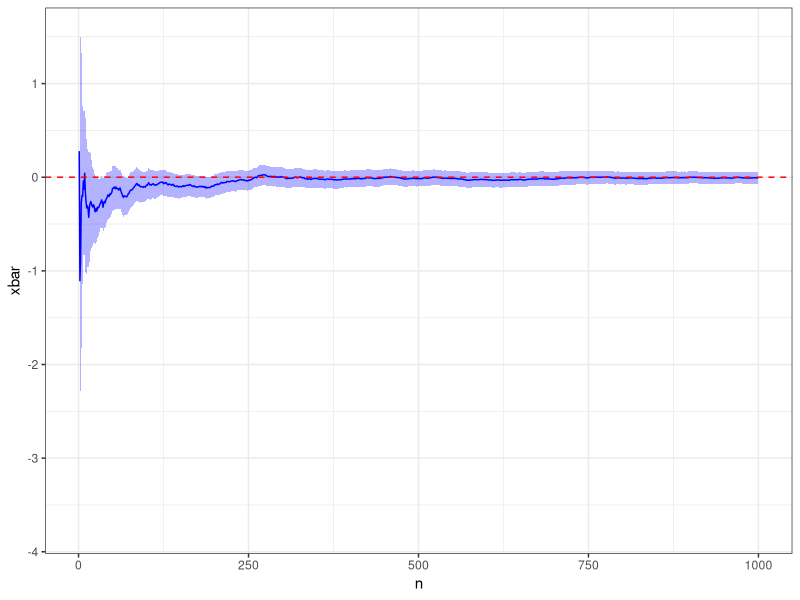
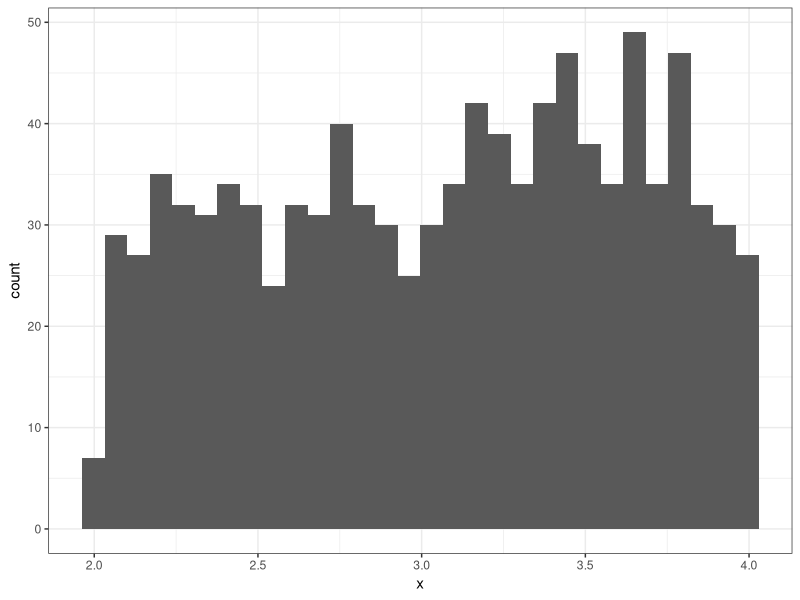
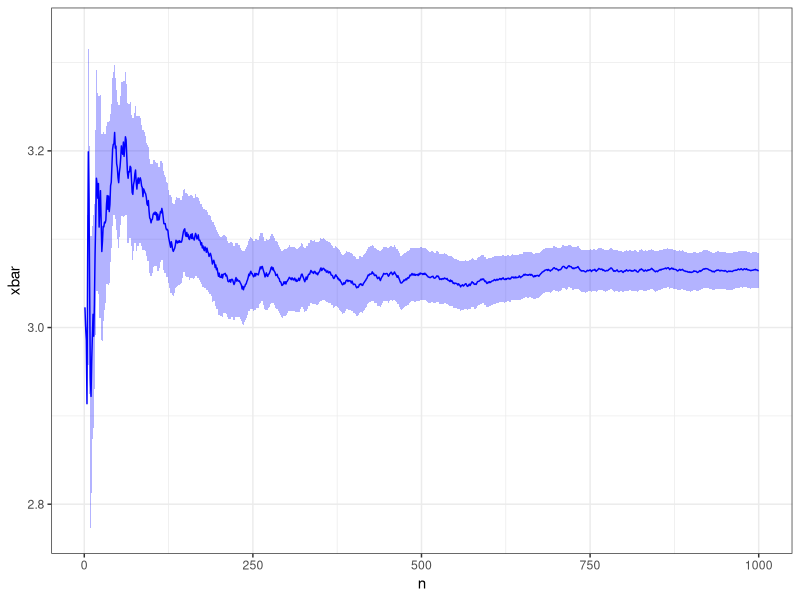
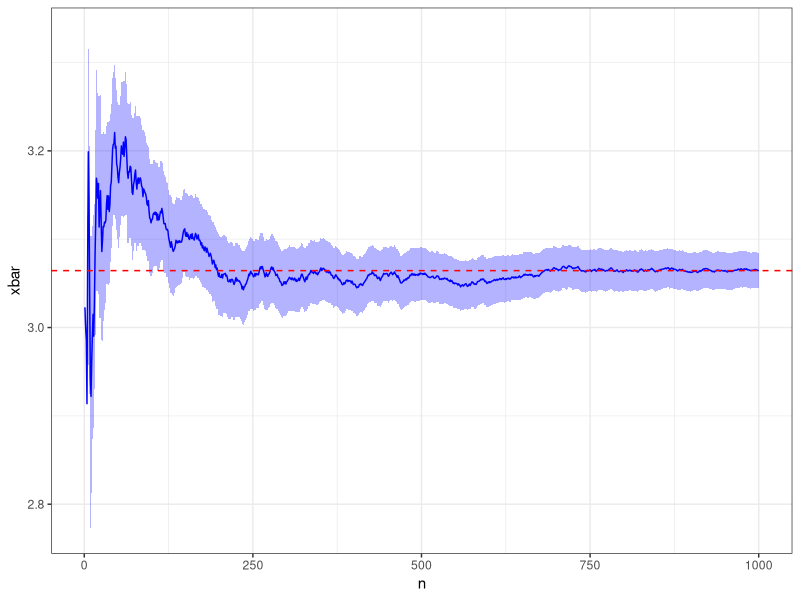
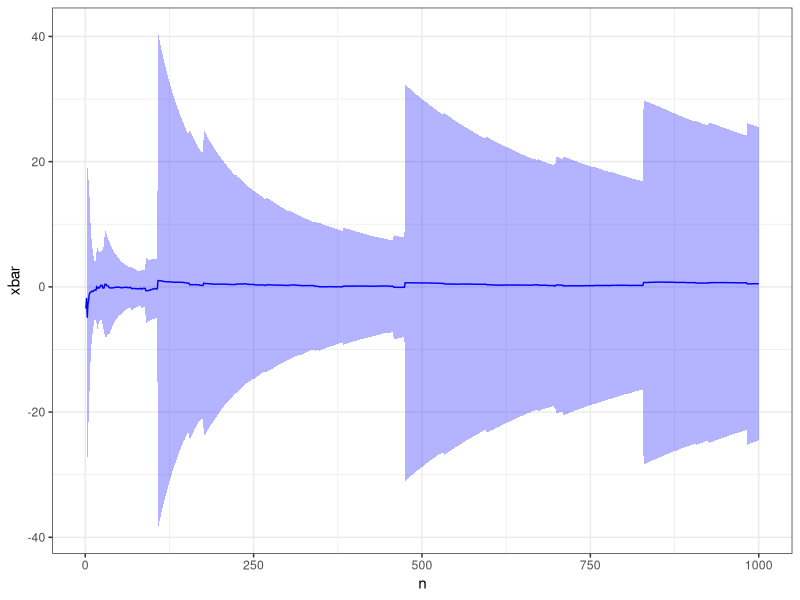
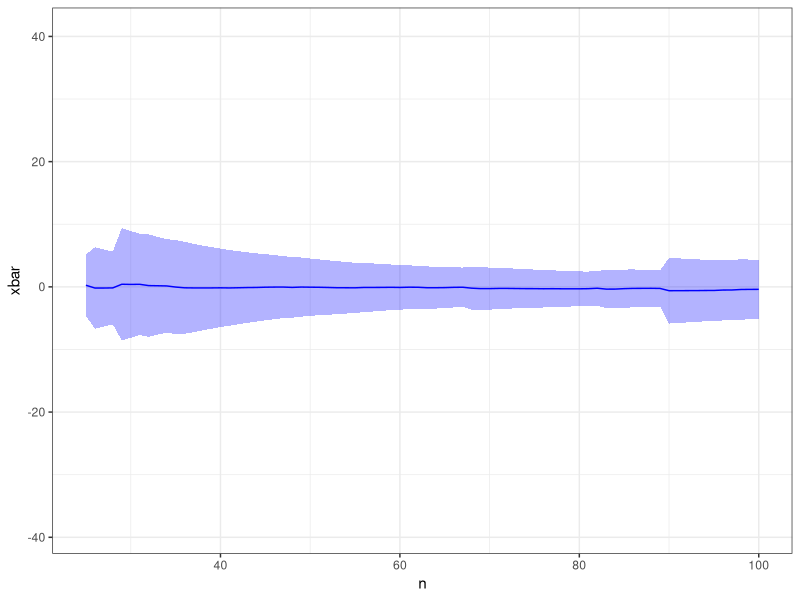
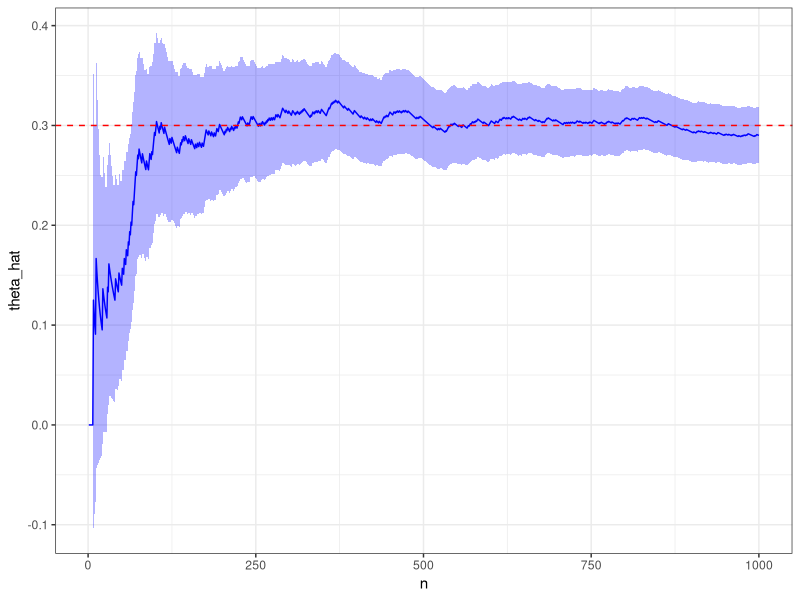
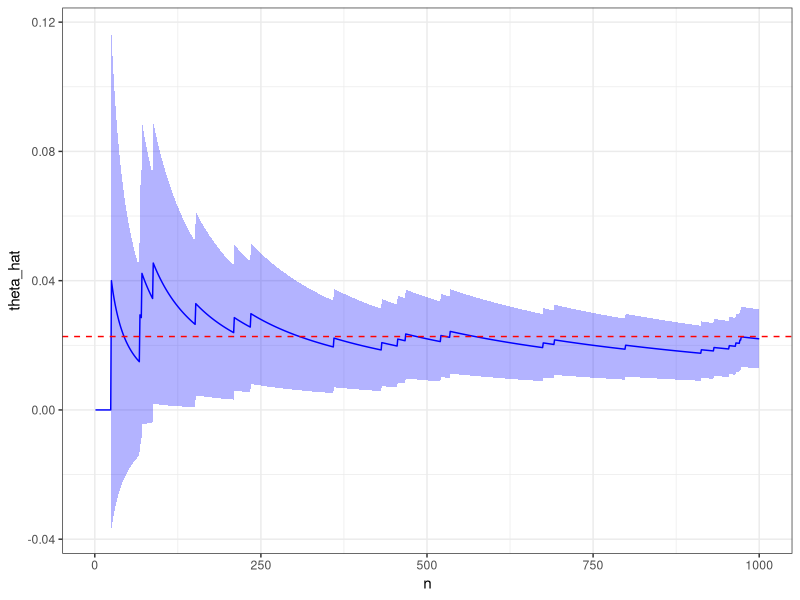

Here is the R script that generated these plots, in order:
## ---------------------------------------------------------------------------------
library("tidyverse"); theme_set(theme_bw())
library("scales") # for breaks_pretty()


## ---------------------------------------------------------------------------------
create_mean_dataframe <- function(x) {
  data.frame(n = 1:length(x)) %>%
    mutate(
      xbar = cumsum(x)/n,
      s    = cumsum((x-xbar)^2)/(n-1),
      lcl  = xbar - qnorm(.975)*s/sqrt(n),
      ucl  = xbar + qnorm(.975)*s/sqrt(n)
    )
}


## ---------------------------------------------------------------------------------
plot_mean <- function(d, truth = NULL) {
  g <- ggplot(d, aes(x = n, y = xbar, ymin = lcl, ymax = ucl)) + 
    geom_ribbon(fill = "blue", alpha = 0.3) + 
    geom_line(color = "blue")
  
  if (!is.null(truth))
    g <- g + geom_hline(yintercept = truth, color = "red", linetype = 2)
  
  return(g)
}


## ---------------------------------------------------------------------------------
m <- 0
s <- 1

x <- rnorm(1e3, mean = m, sd = 1)

d <- create_mean_dataframe(x)

plot_mean(d, truth = m)


## ---------------------------------------------------------------------------------
rtnorm <- function(n, mean, sd, a, b) {
  x <- rnorm(n, mean, sd)
  for (i in seq_along(x)) {
    while (x[i] < a || x[i] > b) {
      x[i] <- rnorm(1, mean, sd)
    }
  }
  return(x)
}


## ---------------------------------------------------------------------------------
m <- 10
s <- 6
a <- 2
b <- 4

x <- rtnorm(1e3, m, s, a, b)

summary(x)

ggplot() +
  geom_histogram(mapping = aes(x = x))


## ---------------------------------------------------------------------------------
d <- create_mean_dataframe(x)
plot_mean(d)


## ---------------------------------------------------------------------------------
alpha <- (a-m)/s
beta  <- (b-m)/s
mean <- m + (dnorm(alpha)-dnorm(beta))/(pnorm(beta) - pnorm(alpha)) * s
plot_mean(d, truth = mean)


## ---------------------------------------------------------------------------------
m <- 0
s <- 1

x <- rcauchy(1e3, m, s)

d <- create_mean_dataframe(x)
plot_mean(d)
plot_mean(d) + xlim(25,100) # will likely need to adjust the limits


## ---------------------------------------------------------------------------------
create_proportion_dataframe <- function(x) {
  data.frame(n = 1:length(x)) %>%
    mutate(
      theta_hat = cumsum(x)/n,
      se        = sqrt(theta_hat*(1-theta_hat)/n),
      lcl       = theta_hat - qnorm(.975)*se,
      ucl       = theta_hat + qnorm(.975)*se
    )
}


## ---------------------------------------------------------------------------------
plot_proportion <- function(d, truth = NULL) {
  g <- ggplot(d, aes(x = n, y = theta_hat, ymin = lcl, ymax = ucl)) + 
    geom_ribbon(fill = "blue", alpha = 0.3) + 
    geom_line(color = "blue")
  
  if (!is.null(truth))
    g <- g + geom_hline(yintercept = truth, color = "red", linetype = 2)
  
  return(g)
}


## ---------------------------------------------------------------------------------
p <- 0.3

x <- rbinom(1e3, size = 1, prob = p)

d <- create_proportion_dataframe(x)
plot_proportion(d, truth = p)


## ---------------------------------------------------------------------------------
m <- 0
s <- 1
a <- 2
b <- 4

y <- rnorm(1e3, m, s)
x <- a < y & y < b

d <- create_proportion_dataframe(x)
plot_proportion(d, truth = diff(pnorm(c(a,b), mean = m, sd = s)))


## ---------------------------------------------------------------------------------
n <- 1e3
y <- rnorm(n)
e <- rexp(n)

x <- abs(y) < e

d <- create_proportion_dataframe(x)
plot_proportion(d)

tail(d,1)
